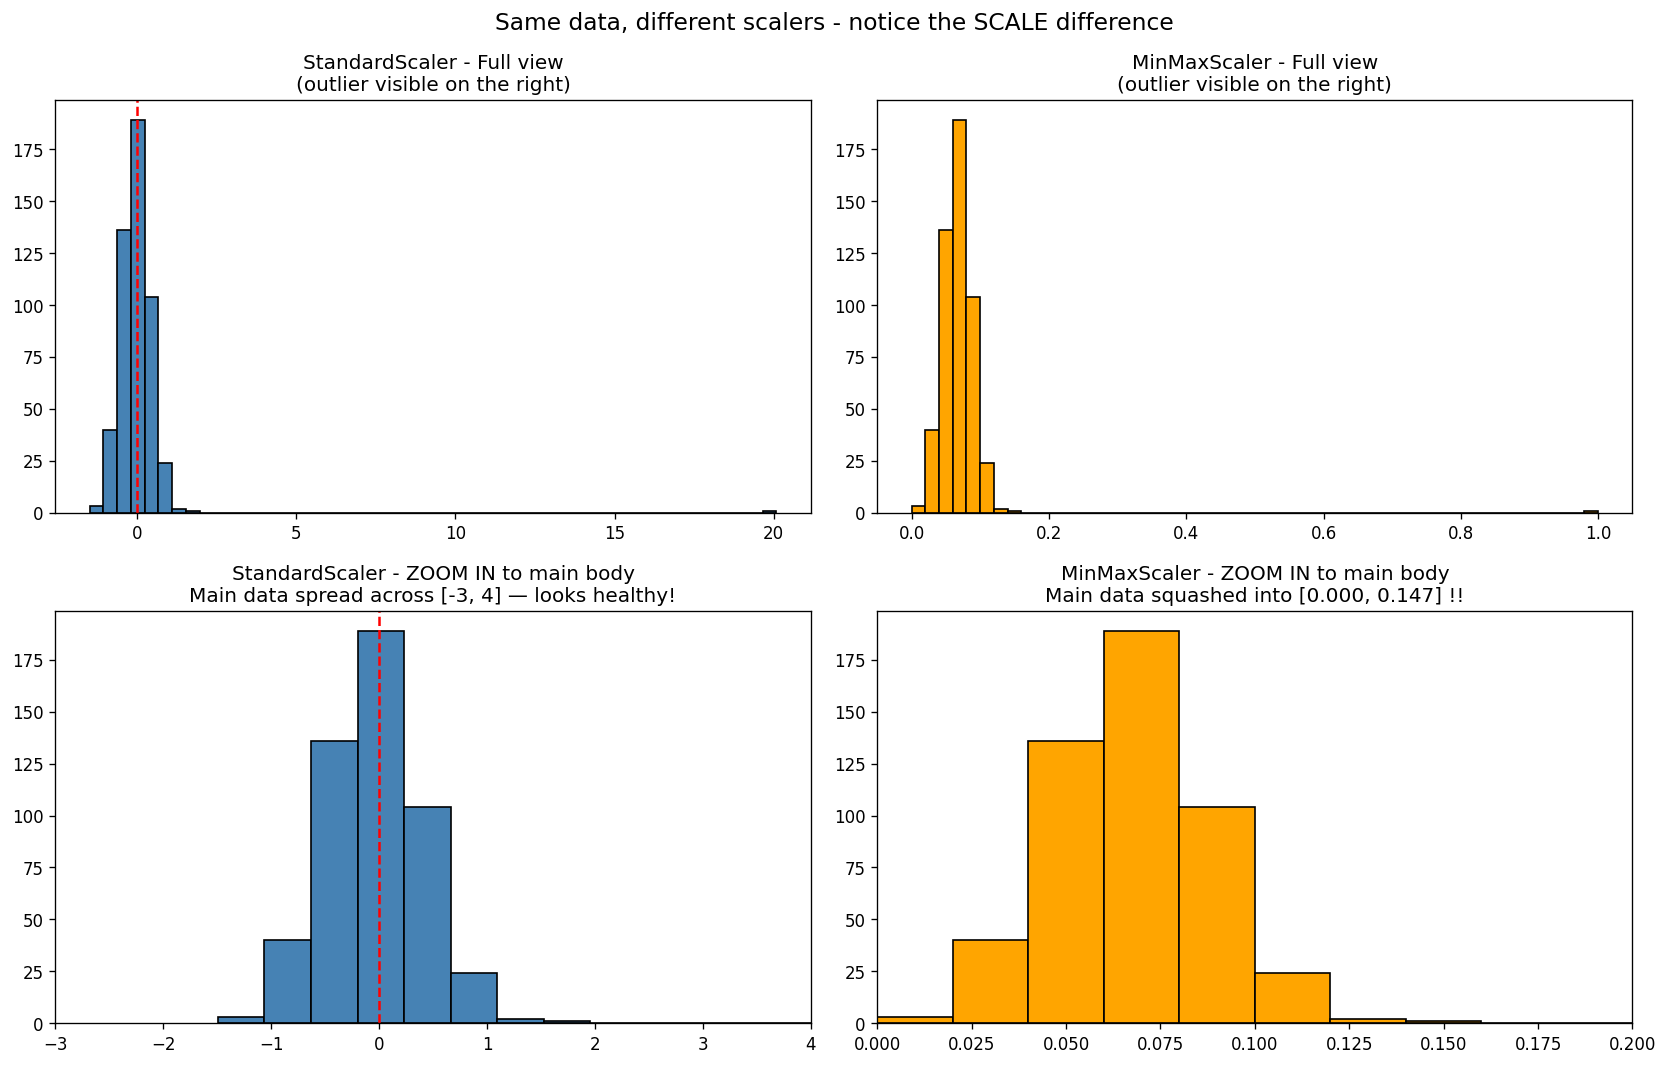

The Python source for this figure:
"""
StandardScaler vs MinMaxScaler 放大主體
=====================================
上一個範例看不出差別，因為極端值把 x 軸拉太遠。
這次把「主體區域」放大，你會清楚看見兩者的不同。
"""

import numpy as np
import matplotlib.pyplot as plt
from sklearn.preprocessing import StandardScaler, MinMaxScaler


def main():
    np.random.seed(42)

    # 帶 1 筆極端值的資料
    data = np.concatenate([
        np.random.normal(loc=50, scale=10, size=499),
        [500],  # 極端值
    ]).reshape(-1, 1)

    std_data = StandardScaler().fit_transform(data).flatten()
    minmax_data = MinMaxScaler().fit_transform(data).flatten()

    fig, axes = plt.subplots(2, 2, figsize=(14, 9))

    # === 上排：完整 x 軸（看極端值在哪）===
    axes[0, 0].hist(std_data, bins=50, color="steelblue", edgecolor="black")
    axes[0, 0].set_title("StandardScaler - Full view\n(outlier visible on the right)")
    axes[0, 0].axvline(0, color="red", linestyle="--")

    axes[0, 1].hist(minmax_data, bins=50, color="orange", edgecolor="black")
    axes[0, 1].set_title("MinMaxScaler - Full view\n(outlier visible on the right)")

    # === 下排：放大主體（前 99% 資料的範圍）===
    # Standard 的主體大約在 -3 ~ 4
    axes[1, 0].hist(std_data, bins=50, color="steelblue", edgecolor="black")
    axes[1, 0].set_xlim(-3, 4)
    axes[1, 0].set_title(
        "StandardScaler - ZOOM IN to main body\n"
        "Main data spread across [-3, 4] — looks healthy!"
    )
    axes[1, 0].axvline(0, color="red", linestyle="--")

    # MinMax 的主體被擠到哪？算一下
    main_min = minmax_data[:-1].min()
    main_max = minmax_data[:-1].max()
    axes[1, 1].hist(minmax_data, bins=50, color="orange", edgecolor="black")
    axes[1, 1].set_xlim(0, 0.2)
    axes[1, 1].set_title(
        f"MinMaxScaler - ZOOM IN to main body\n"
        f"Main data squashed into [{main_min:.3f}, {main_max:.3f}] !!"
    )

    fig.suptitle(
        "Same data, different scalers - notice the SCALE difference",
        fontsize=14,
    )
    plt.tight_layout()
    plt.savefig("scaling_zoom.png", dpi=120, bbox_inches="tight")
    print("已存檔：scaling_zoom.png")

    # 用文字數據佐證
    print("\n=== 主體資料（排除極端值）的範圍 ===")
    print(f"StandardScaler: [{std_data[:-1].min():.3f}, {std_data[:-1].max():.3f}]")
    print(f"  → 跨度 = {std_data[:-1].max() - std_data[:-1].min():.3f}")
    print(f"MinMaxScaler:   [{minmax_data[:-1].min():.3f}, {minmax_data[:-1].max():.3f}]")
    print(f"  → 跨度 = {minmax_data[:-1].max() - minmax_data[:-1].min():.3f}")
    print()
    print("結論：MinMax 把 99% 的正常資料壓成一小坨，幾乎沒拉開差異")
    print("      而 Standard 還能讓正常資料有合理的差距")

    plt.show()


if __name__ == "__main__":
    main()
